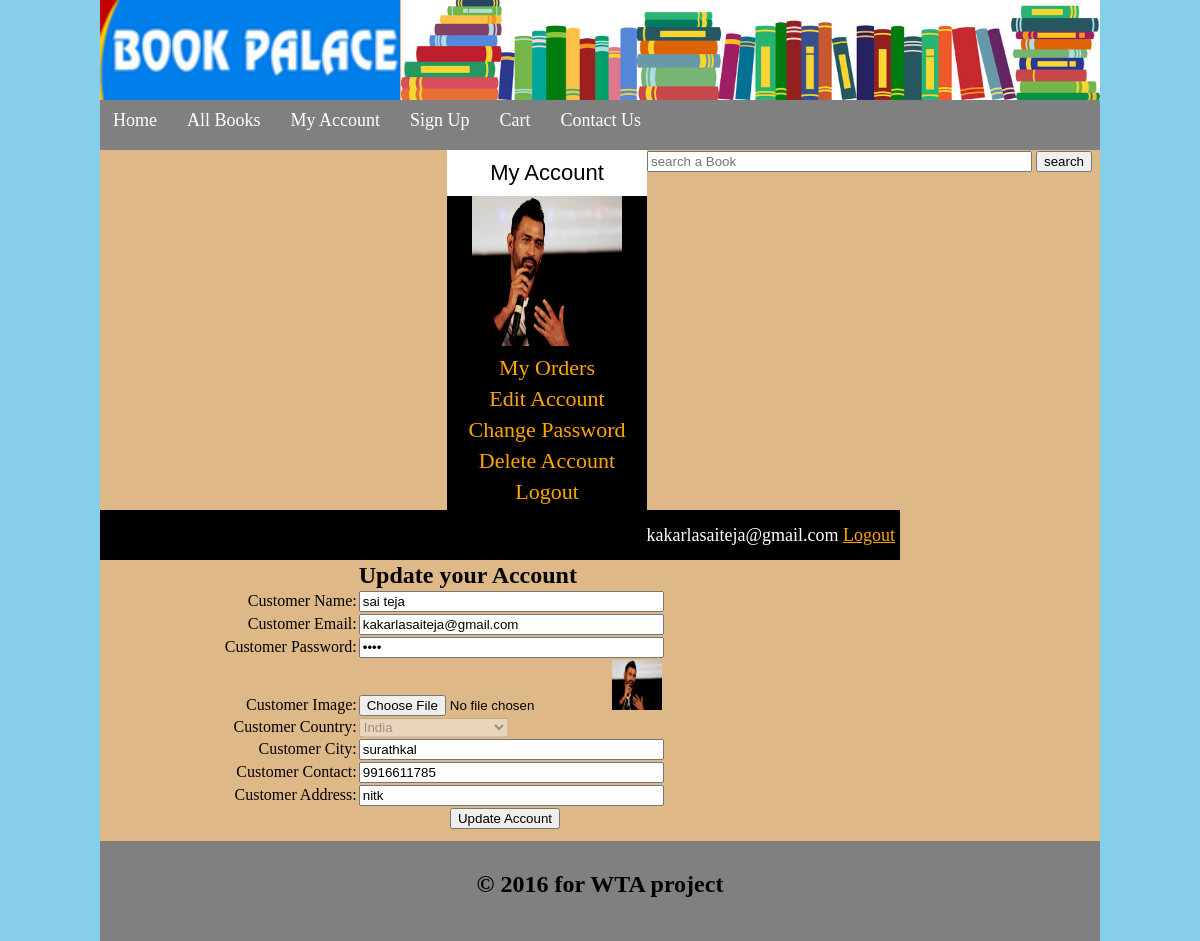
Page /customer/my_account.php?edit_account (signed in) on the committed database.
### tables this page shows
CREATE TABLE `customer` (
  `customer_id` int(11) NOT NULL,
  `customer_ip` varchar(255) NOT NULL,
  `customer_name` text NOT NULL,
  `customer_email` varchar(100) NOT NULL,
  `customer_pass` varchar(100) NOT NULL,
  `customer_country` text NOT NULL,
  `customer_city` text NOT NULL,
  `customer_contact` varchar(255) NOT NULL,
  `customer_image` text NOT NULL,
  `customer_address` text NOT NULL
);

### customer/edit_account.php (the view, shortened to what this page needs)
<?php
		include("includes/db.php");
		$user = $_SESSION['customer_email'];
		$get_customer = "select * from customer where customer_email='$user'";
		$run_customer = mysqli_query($con, $get_customer);
		$row_customer = mysqli_fetch_array($run_customer);
		$name = $row_customer['customer_name'];
		$email = $row_customer['customer_email'];
		$pass = $row_customer['customer_pass'];
		$country = $row_customer['customer_country'];
		$city = $row_customer['customer_city'];
		$contact = $row_customer['customer_contact'];
		$address= $row_customer['customer_address'];
		$image = $row_customer['customer_image'];
?>
<form action="" method="post" enctype="multipart/form-data">
			<table align="center" width="750">
				<tr align="center">
					<td></td>
					<td align="left"><h2>Update your Account</h2></td>
				</tr>
				<tr>
					<td align="right">Customer Name:</td>
					<td align="left"><input type="text" name="c_name" size="35" value="<?php echo $name;?>" required/></td>
				</tr>
				<tr>
					<td align="right">Customer Email:</td>
					<td align="left"><input type="text" name="c_email" size="35"  value="<?php echo $email;?>" required/></td>
				</tr>
				<tr>
					<td align="right">Customer Password:</td>
					<td align="left"><input type="password" name="c_pass" size="35" value="<?php echo $pass;?>" required/></td>
				</tr>
				<tr>
					<td align="right">Customer Image:</td>
					<td align="left"><input type="file" name="c_image"/><img src="customer_images/<?php echo $image; ?>" width="50" height="50"/></td>
				</tr>
				<tr>
					<td align="right">Customer Country:</td>
					<td align="left">
					<select name="c_country" disabled>
						<option><?php echo $country; ?></option>
					</select>
					</td>
				</tr>
				<tr>
					<td align="right">Customer City:</td>
					<td align="left"><input type="text" name="c_city" size="35" value="<?php echo $city;?>"/></td>
				</tr>
				<tr>
					<td align="right">Customer Contact:</td>
					<td align="left"><input type="text" name="c_contact" size="35" value="<?php echo $contact;?>"/></td>
				</tr>
				<tr>
					<td align="right">Customer Address:</td>
					<td align="left"><input type="text" name="c_address" size="35" value="<?php echo $address;?>"/></td>
				</tr>
			<tr align="center">
				<td colspan="6"><input type="submit" name="update" value="Update Account" /></td>
			</tr>
			</table>
		</form>

### customer/my_account.php (shortened to what this page needs)
<!DOCTYPE html>
<?php
include("functions/functions.php");
?>
<html>
<head>
	<link rel="stylesheet" href="styles/style.css"  media="all"/>
</head>
<body>
	<div class="main_wrapper">
		<div class="header_wrapper">
		<img id="logo" src="images/logo.png" />
		<img id="banner" src="images/books.jpg" />
		</div>
		<div class="menubar">
			<ul id="menu">
				<li><a href="../index.php">Home</a></li>
				<li><a href="../all_books.php">All Books</a></li>
				<li><a href="my_account.php">My Account</a></li>
				<li><a href="../customer_register.php">Sign Up</a></li>
				<li><a href="../cart.php">Cart</a></li>
				<li><a href="../contact_us.php">Contact Us</a></li>
			</ul>
			<div id="form">
				<form method="get" action="results.php" enctype="multipart/form-data">
					<input type="text" name="user_query" size="45" placeholder="search a Book"/>
					<input type="submit" name="search" value="search"/>
				</form>
			</div>
		</div>
		<div class="content_wrapper">
		<div id="sidebar">
			<div id="sidebar_title" style="text-align:center">My Account</div>
			<ul id="cats">
			<?php
				 $user = $_SESSION['customer_email'];
				$get_img = "select * from customer where customer_email='$user'";
				$run_img = mysqli_query($con, $get_img);
				$row_img = mysqli_fetch_array($run_img);
				$c_image = $row_img['customer_image'];
				echo "<p style='text-align:center;'><img src='customer_images/$c_image' width='150' height='150'/></p>";
				?>
				<li><a href="my_account.php?my_orders">My Orders</a></li>
				<li><a href="my_account.php?edit_account">Edit Account</a></li>
				<li><a href="my_account.php?change_pass">Change Password</a></li>
				<li><a href="my_account.php?delete_account">Delete Account</a></li>
				<li><a href="logout.php">Logout</a></li>
			</ul>
		</div>
		<div id="content_area">
		<div id="shopping_cart">
			<span style="float:right; font-size:18px; line-height:40px; padding:5px;">
			<?php
					if(isset($_SESSION['customer_email'])){
					echo $_SESSION['customer_email'] ;
					}
					?>
			<?php
					if(!isset($_SESSION['customer_email'])){
					echo "<a href='checkout.php' style='color:orange;'>Login</a>";
					}
					else {
					echo "<a href='logout.php' style='color:orange;'>Logout</a>";
					}
					?>
			</span>
		</div>
			<div id="book_box">
				<?php
				if(isset($_GET['edit_account'])){
				include("edit_account.php");
				}
				?>
			</div>
		</div>
		</div>
		<div id="footer">
		<h2 style="text-align:center; padding-top:30px; ">&copy; 2016 for WTA project </h2>
		</div>
	</div >
</body>
</html>

### customer/styles/style.css (style rules this page uses)
html, body, div, span, applet, object, iframe, h1, h2, h3, h4, h5, h6, p, blockquote, pre, a, abbr, acronym, address, big, cite, code, del, dfn, em, img, ins, kbd, q, s, samp, small, strike, strong, sub, sup, tt, var, b, u, i, center, dl, dt, dd, ol, ul, li, fieldset, form, label, legend, table, caption, tbody, tfoot, thead, tr, th, td, article, aside, canvas, details, embed, figure, figcaption, footer, header, hgroup, menu, nav, output, ruby, section, summary, time, mark, audio, video { margin: 0; padding: 0; border: 0; vertical-align: baseline; }
body { background:skyblue; }
.main_wrapper { width:1000px; height:auto; margin:auto; background:BurlyWood; }
.header_wrapper { width:1000px; height:100px; margin:auto; }
#logo { float:left; height:100px; width:300px; }
#banner { float:right; width:699px; height:100px; }
.menubar { width:1000px; height:50px; background:gray; color:white; }
#menu { padding:0; margin:0; line-height:40px; float:left; }
#menu li { list-style:none; display:inline; }
#menu a { text-decoration:none; color:white; padding:8px; margin:5px; font-size:18px; font-family:COMIC SANS MS; }
#form { float:right; padding-right:8px; line-height:40px; }
.content_wrapper { width:1000px; height:auto; margin:auto; background:BurlyWood; }
#content_area { width:800px; float:left; background:BurlyWood; }
#sidebar { width:200px; background:black; float:right; }
#sidebar_title { background:white; color:black; font-size:22px; font-family:arial; padding:10px; }
#cats { padding:0; text-align:center; }
#cats li { list-style:none; margin:5px; display:block; }
#cats a { color:orange; text-align:center; font-size:22px; font-family:COMIC SANS MS; text-decoration:none; }
#footer { width:1000px; height:100px; background:gray; clear:both; }
#book_box { width:780px; text-align:center; margin-left:30px; margin-bottom:10px }
#shopping_cart { width:800px; height:50px; background:black; color:white; }

### rows in the picture
customer: customer_image (picture), c_name "sai teja", c_email "kakarlasaiteja@gmail.com", c_country "India", c_city "surathkal", c_contact "9916611785", c_address "nitk"

### other values in the picture
$_SESSION['customer_email'] "kakarlasaiteja@gmail.com"
